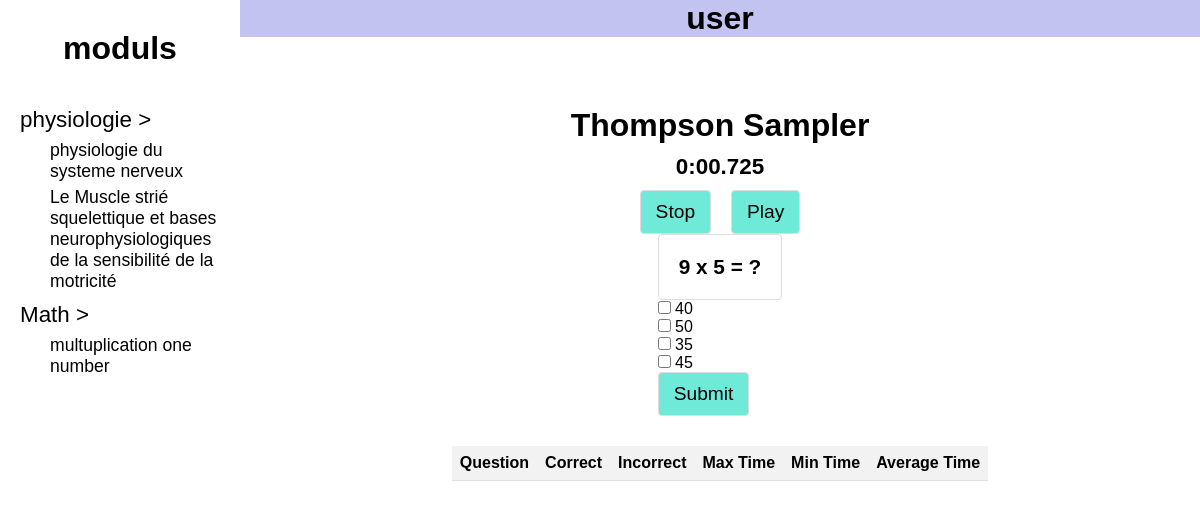
Screenshot of /module/Math/courses/multuplication one number with the database file from the repository.
### app/models.py (models this page shows, shortened)
class Module(models.Model):
    name = models.CharField(max_length=100)

class Course(models.Model):
    module = models.ForeignKey(Module, on_delete=models.CASCADE)
    name = models.CharField(max_length=100)

class Question(models.Model):
    COURSE_QUESTION_TYPES = (
        ("qcm", "Multiple Choice"),
        ("one_word", "One Word Response"),
    )
    course = models.ForeignKey(Course, on_delete=models.CASCADE)
    question_type = models.CharField(max_length=10, choices=COURSE_QUESTION_TYPES)
    text = models.TextField()

### app/views.py (the view)
def prepare_exam_q_learning(request, module_name, course_name):
    global questions, sampler
    if request.method == "POST":
        time_taken = float(request.POST.get("time"))
        answer = request.POST.getlist("answer[]")
        correct_answer = questions[int(request.POST.get("arm"))]["correct_answer"]
        success = is_correct(answer, correct_answer)
        sampler.update(
            int(request.POST.get("arm")),
            sampler.get_reward(success, int(request.POST.get("arm")), time_taken),
        )
        feedback = (
            [0, "You answered correctly!"]
            if success
            else [1, solution(questions[int(request.POST.get("arm"))])]
        )
        arm = sampler.select_action(int(request.POST.get("arm")))
        question = questions[arm]["question"]
        possible_choses = questions[arm]["possible_choses"]
        results = []
        for i, q in enumerate(questions):
            incorrect = sampler.failures[i]
            correct = sampler.successes[i]
            times = sampler.times[i]
            total_time = sum(times)
            avg_time = total_time / len(times) if times else 0
            results.append(
                {
                    "question": q["question"],
                    "correct": correct,
                    "incorrect": incorrect,
                    "max_time": max(times) if times else 0,
                    "min_time": min(times) if times else 0,
                    "average_time": avg_time,
                }
            )
        return render(
            request,
            "index_copy copy.html",
            {
                "courses": get_courses(),
                "question": question,
                "possible_choses": random.sample(possible_choses, len(possible_choses)),
                "arm": arm,
                "feedback": feedback,
                "results": results,
            },
        )
    else:
        questions = get_data_from_db(module_name, course_name, "qcm")
        sampler = Q_learning(questions)
        arm = sampler.select_action()
        question = questions[arm]["question"]
        possible_choses = questions[arm]["possible_choses"]
        return render(
            request,
            "index_copy copy.html",
            {
                "courses": get_courses(),
                "question": question,
                "possible_choses": random.sample(possible_choses, len(possible_choses)),
                "arm": arm,
                "feedback": [0, ""],
            },
        )

### app/classes/q_learning.py (called while the page is built)
    def print_q_table(self):
        for q in self.q_table:
            print(q, end=" - ")
        print("\n")

### app/templatetags/custom_filters.py (called while the page is built)
@register.filter
def concat(value, arg):
    return str(arg) + str(value)

### app/views.py (called while the page is built)
def get_data_from_db(module, course, type):
    module_model = Module.objects.get(name=module)
    course_model = Course.objects.get(name=course, module=module_model)
    questions = Question.objects.filter(course=course_model,question_type=type)
    questions_list = []
    for question in questions:
        questions_list.append(
            {
                "question": question.text,
                "possible_choses": list(
                    PossibleChoice.objects.filter(question=question).values_list(
                        "choice_text", "choice_value"
                    ),
                ),
                "correct_answer": list(
                    CorrectAnswer.objects.filter(question=question).values_list(
                        "answer_value", flat=True
                    )
                ),
            }
        )
    return questions_list

def get_courses():
    modules = list(Module.objects.filter())
    courses = {}
    for module in modules:
        courses[module.name] = []
        for course in list(Course.objects.filter(module=module)):
            courses[module.name].append(course.name)
    return courses

### templates/index_copy copy.html (shortened to what this page needs)
{% extends "base/base.html" %}
{% load custom_filters %}
{% load static %}
{% block styles_content %}
    <link rel="stylesheet" href="{% static 'css/exam.css' %}">
{% endblock styles_content %}
{% block body_conten %}
    <div class="container">
        <h1>Thompson Sampler</h1>
        <div id="timer">00:00.000</div>
        <div class="c-timer">
            <button id="stop">Stop</button>
            <button id="play">Play</button>
        </div>
        <form method="POST" >
            <p class="question">{{ question }}</p>
            {% for chose in possible_choses %}
            <input type="checkbox" id={{chose.1|concat:"chose"}} name="answer[]" value={{chose.1}}>
            <label for={{chose.1|concat:"chose"}}>{{chose.0}}</label><br>
            {% endfor %}
            <input type="submit" id="submit" value="Submit">
        </form>
        {% if feedback %}
            {% if feedback.0 == 0 %}
        <p class="feedback-success">{{ feedback.1 }}</p>
        {% else %}
        <p class="feedback-error">{{ feedback.1 }}</p>
        {% endif %}
        {% endif %}
        <table>
            <thead>
                <tr>
                    <th>Question</th>
                    <th>Correct</th>
                    <th>Incorrect</th>
                    <th>Max Time</th>
                    <th>Min Time</th>
                    <th>Average Time</th>
                </tr>
            </thead>
        </table>
    </div>
{% endblock body_conten %}

### templates/base/base.html (shortened to what this page needs)
{% load static %}
<!DOCTYPE html>
<html lang="en">
  <head>
    <link rel="stylesheet" href="{% static 'css/base.css' %}">
    <link rel="stylesheet" href="{% static 'css/cours_list.css' %}">
    {% block styles_content %}{% endblock styles_content %}
  </head>
  <body>
    <div class="container1">
      <div class="moduls">
        <h1 class="title">moduls</h1>
        <ul class="items">
          {% for key,val in courses.items %}
           <li class="item"><a href="{% url 'module' module_name=key %}"><span>{{key}} ></a></span>
            <ul class="subitems">
              {% for va in val %}
                <li class="subitem"><a href="{% url 'course' module_name=key course_name=va %}">{{va}}</a></li>
              {% endfor %}
            </ul>
          </li>
          {% endfor %}
        </ul>
      </div>
      <div class="main">
        <div class="user">
          <h1>user</h1>
        </div>
        <div class="exam">
         {% block body_conten %}{% endblock body_conten %}
        </div>
      </div>
    </div>
  </body>
</html>

### static/css/base.css (style rules this page uses)
* { margin: 0; padding: 0; box-sizing: border-box; text-decoration: none; list-style: none; color: black }

### static/css/cours_list.css (style rules this page uses)
.container1 { display: flex; height: 100vh; width: 100vw; }
.moduls { width: 300px; display: flex; flex-direction: column; }
.moduls .title { text-align: center; margin: 30px 0; }
.moduls .items { margin: 0 20px; }
.moduls .items .item { font-size: 1.4rem; margin: 10px 0; }
.moduls .items .item span,.moduls .items .item .subitems .subitem { cursor: pointer; }
.moduls .subitems { font-size: 1.1rem; margin-top: 7px; }
.moduls .subitems .subitem { margin: 5px 0; margin-left: 30px; }
.main { display: flex; flex-direction: column; width: 100%; height: 100%; }
.user { background-color: rgb(195, 195, 241); }
.exam { background-color: white; margin: 50px auto; overflow-y: auto; }

### static/css/exam.css (style rules this page uses)
body { font-family: Arial, sans-serif; }
.container { max-width: 800px; margin: 0 auto; padding: 20px; display: flex; flex-direction: column; align-items: center; }
h1 { text-align: center; }
.question { padding: 20px; font-size: 1.3rem; font-weight: bold; border: 1px solid #ddd; border-radius: 4px; }
input[type="number"], input[type="submit"], button { padding: 10px 15px; margin-bottom: 10px; border-radius: 4px; border: 1px solid #ddd; }
#timer { font-size: 1.4rem; margin: 10px 10px; font-weight: bold; }
.c-timer { display: flex; justify-content: center; align-items: center; }
.c-timer button { margin: 0 10px; }
input[type="submit"], button { background-color: rgb(111, 233, 216); color: black; font-size: 1.2rem; cursor: pointer; }
.feedback-success { font-size: 1.2rem; font-weight: bold; text-align: center; padding: 10px; color: green; }
table { border-collapse: collapse; width: 100%; }
th, td { padding: 8px; text-align: left; border-bottom: 1px solid #ddd; }
th { background-color: #f2f2f2; }

### rows the page displays
Module: courses "physiologie"
Course: val "physiologie du systeme nerveux"
Course: val "Le Muscle strié squelettique et bases neurophysiologiques de la sensibilité de la motricité"
Module: courses "Math"
Course: val "multuplication one number"
Question: text "9 x 5 = ?"

### other values shown
{{ chose.0 }} "40" "50" "35" "45"
